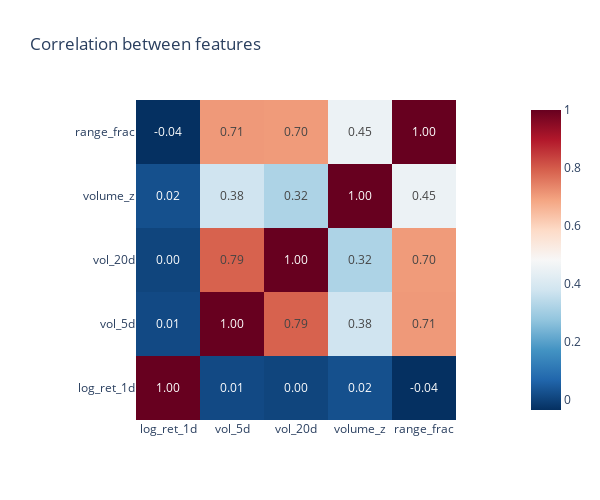

Notebook source saved alongside this figure:
### Markdown cell above
#### Feature Correlation

### Code cell
import plotly.express as px
import plotly.io as pio
corr = feat_df[feature_cols].corr()

fig = px.imshow(
    corr,
    text_auto=".2f",
    color_continuous_scale="RdBu_r",
    origin="lower",
    title="Correlation between features"
)
fig.update_layout(height=500, width=600)
fig.show()

### Figure 1 — Plotly figure (JSON) as saved in the notebook; plotly's stock layout.template omitted (floating-point values rounded to 4 significant figures)
{"data": [{"coloraxis": "coloraxis", "hovertemplate": "x: %{x}<br>y: %{y}<br>color: %{z}<extra></extra>", "name": "0", "texttemplate": "%{z:.2f}", "type": "heatmap", "x": ["log_ret_1d", "vol_5d", "vol_20d", "volume_z", "range_frac"], "xaxis": "x", "y": ["log_ret_1d", "vol_5d", "vol_20d", "volume_z", "range_frac"], "yaxis": "y", "z": [[1.0, 0.01142, 0.002568, 0.02425, -0.03683], [0.01142, 1.0, 0.7898, 0.3761, 0.7064], [0.002568, 0.7898, 1.0, 0.3184, 0.7044], [0.02425, 0.3761, 0.3184, 1.0, 0.4522], [-0.03683, 0.7064, 0.7044, 0.4522, 1.0]]}], "layout": {"coloraxis": {"colorscale": [[0, "rgb(5,48,97)"], [0.1, "rgb(33,102,172)"], [0.2, "rgb(67,147,195)"], [0.3, "rgb(146,197,222)"], [0.4, "rgb(209,229,240)"], [0.5, "rgb(247,247,247)"], [0.6, "rgb(253,219,199)"], [0.7, "rgb(244,165,130)"], [0.8, "rgb(214,96,77)"], [0.9, "rgb(178,24,43)"], [1, "rgb(103,0,31)"]]}, "height": 500, "title": {"text": "Correlation between features"}, "width": 600, "xaxis": {"anchor": "y", "constrain": "domain", "domain": [0, 1], "scaleanchor": "y"}, "yaxis": {"anchor": "x", "autorange": true, "constrain": "domain", "domain": [0, 1]}}}
